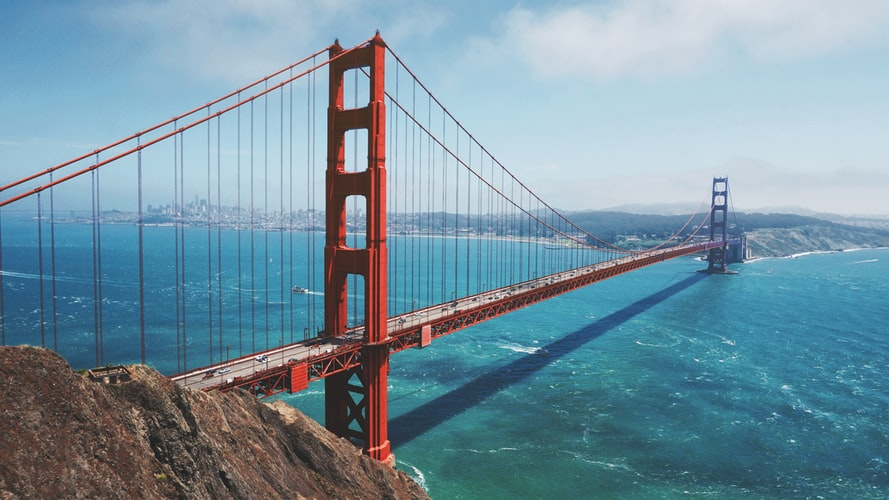
#> input picture Modulo3/Datasets_imagens/golden-gate.jpg, 889 x 500 px, found by its file name
$ python 9.2.opencv_figura_de_background.py
#> lines starting #> are read from the running program, lines starting #| are printed output that depends on the picture; after the words box and inside, x2 and y2 are one past the last pixel; in counts of white or black regions, pixels touching at a corner belong together
# Usando uma figura como background no openCV e adicionado uma figura por cima
# para facilitar a compreensão, execute no jupyter notebook

import cv2
from matplotlib import pyplot as plt

# Carregando a imagem
imagem = cv2.imread('C:/Onedrive/Curso_Machine_Learning/Modulo 3/golden-gate.jpg')
#> imagem is the input picture: shape (500, 889, 3); mean B, G, R 161.4, 147.1, 117.5

# Desenhando em cima da imagem
imagem_rgb = cv2.cvtColor(imagem, cv2.COLOR_BGR2RGB)
(centro_x, centro_y) = (imagem_rgb.shape[1]//2, imagem_rgb.shape[0]//2)  # localização do x, y do centro do circulo
#> centro_x = 444; centro_y = 250
branco = (255, 255, 255)

for raio in range(0, 175, 25):
    cv2.circle(imagem_rgb, (centro_x, centro_y), raio, branco)
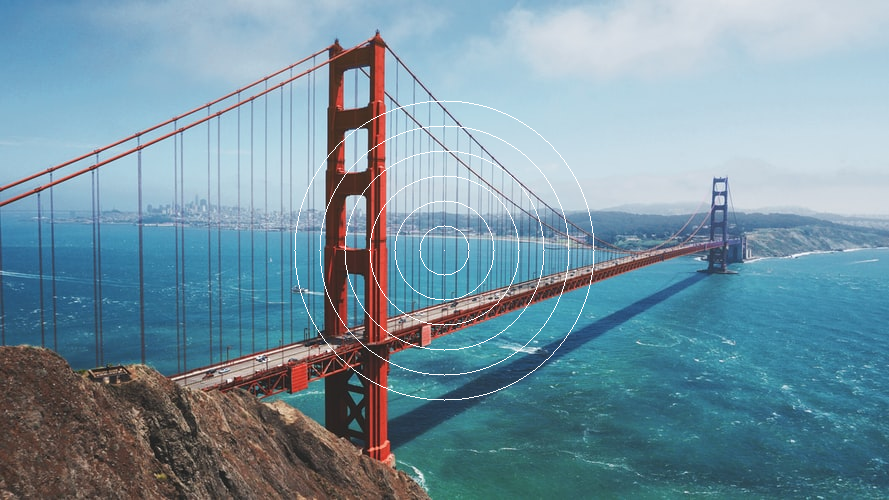
#> imagem_rgb: shape (500, 889, 3); mean R, G, B 118.4, 147.8, 162

plt.imshow(imagem_rgb)
plt.show()

# Desenhando vários retângulos muito pequenos
for y in range(0, imagem_rgb.shape[0], 10):
    for x in range(0, imagem_rgb.shape[1], 10):
        imagem_rgb[y:y+3, x:x+3] = (50, 200, 50)
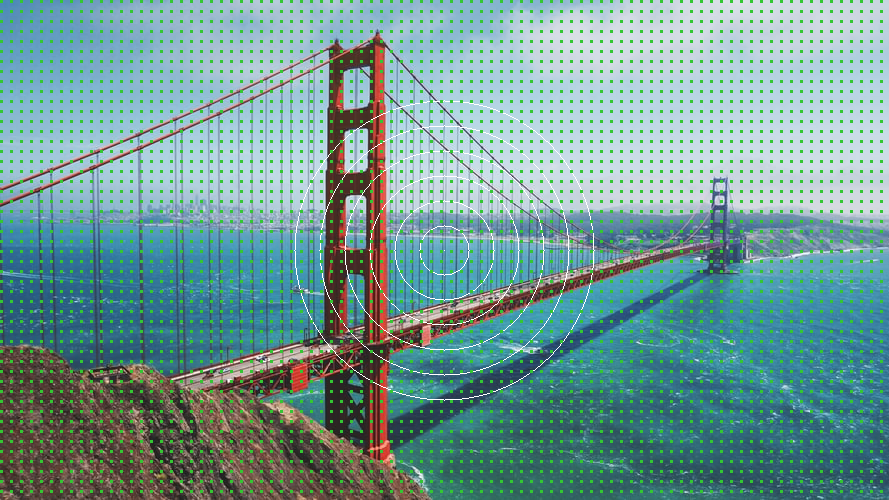
#> imagem_rgb: shape (500, 889, 3); 9.01% of pixels changed, all inside (x1, y1, x2, y2) = (0, 0, 883, 493)
plt.imshow(imagem_rgb)
plt.show()
